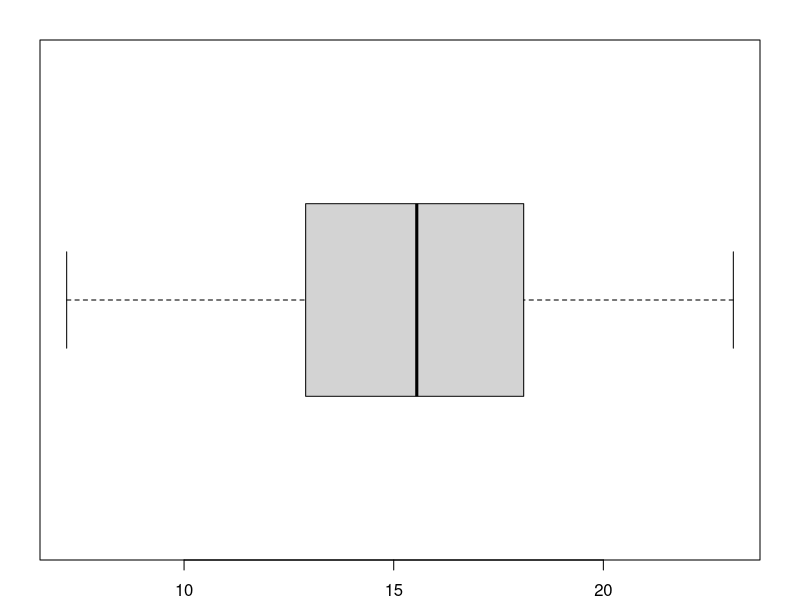

Write the R code that produced this figure.
## ---- chunk 1
knitr::opts_chunk$set(echo = TRUE)
## ---- chunk 2
library(MASS)
survey <- survey
newsurvey <- unique(survey)
newsurvey <- na.omit(survey)
## ---- chunk 3
gender = table(newsurvey$Sex)
gender
## ---- chunk 4
old=options(digits = 2)
sex_freq = table(newsurvey$Sex)
samplesize = nrow(newsurvey)
sex_relfreq = sex_freq/samplesize
cbind(sex_relfreq)
## ---- chunk 5
right_handers = newsurvey[newsurvey$W.Hnd=="Right",]
right_handers <- table(right_handers$Sex)
cbind(right_handers)
## ---- chunk 6
library(dplyr)
df1 <- newsurvey %>%
  filter(Sex=="Male", W.Hnd == "Left")

df2 <- newsurvey %>%
  filter(Sex=="Male", W.Hnd == "Left", Smoke=="Never")
a = nrow(df1)
b = nrow(df2)
print(paste("Male left handers = ", a))
print(paste("Male left handers who never smokes = ", b))
print(paste("The percentage of male left handers never smokes = ", (b/a)*100))
## ---- chunk 7
age=newsurvey$Age
range(age)
## ---- chunk 8
breaks=seq(10,80,by=10)
breaks
## ---- chunk 9
sub_intervals = cut(newsurvey$Age, breaks, right=FALSE)
sub_intervals <- table(sub_intervals)
cbind(sub_intervals)
## ---- chunk 10
print(paste("Max = ", max(sub_intervals)))
print("Interval:")
which.max(sub_intervals)
## ---- chunk 11
mean_age <- mean(newsurvey$Age)
print(paste("Mean = ", mean_age))
var_age <- var(newsurvey$Age)
print(paste("Variance = ", var_age))
sd_age <- sd(newsurvey$Age)
print(paste("Standard deviation = ", sd_age))
## ---- chunk 12
hnd_span <- newsurvey%>%
  group_by(Exer)%>%
  summarise(max = max(Wr.Hnd))
hnd_span
print("The category of students which has max writing hand-span:")
newsurvey[which.max(newsurvey$Wr.Hnd),]$Exer
## ---- chunk 13
covariance = cov(newsurvey$Age,newsurvey$Wr.Hnd)
correlation = cor(newsurvey$Age,newsurvey$Wr.Hnd)
print(paste("covariance = ", covariance))
print(paste("correlation = ", correlation))
## ---- chunk 14
percentile_age=quantile(newsurvey$Age, c(.20,.50,.70))
percentile_age
## ---- chunk 15
crabs <- crabs
crabs
## ---- chunk 16
# The percentile values 
percentile_FL=quantile(crabs$FL, c(.25,.50,.75))
print(paste("25%: ", percentile_FL[1]))
print(paste("50%: ", percentile_FL[2]))
print(paste("75%: ", percentile_FL[3]))

# The boxplot
par(mar=c(2,2,2,2))
boxplot(crabs$FL,horizontal=TRUE)
## ---- chunk 17
# Before we display the distibution for sub-intervals we need to make an interval of 10 across the range of values.
# 1) Range:
print("Range: ")
print(paste("Min = ", range(crabs$BD)[1]))
print(paste("Max = ", range(crabs$BD)[2]))

# 2) Create breaks with intervals of 10 units
breaks=seq(1,30,by=2)

# 3) Display the intervals
print("The column containing the subintervals and its corresponding counts")
sub_intervals = cut(crabs$BD, breaks, right=FALSE)
sub_intervals <- table(sub_intervals)
cbind(sub_intervals)

# 4) Which interval has the most number of crabs
print("Maximum number of crabs sub-interval: ")
which.max(sub_intervals)
# Inference: The [13,15) also the 7th interval has the highest number of crabs
## ---- chunk 18
# 1)  
frontal_lobe <- crabs%>%
  group_by(sp)%>%
  summarise(max = max(FL))
frontal_lobe
print(paste("The colour of crabs which has max FL:", crabs[which.max(crabs$FL),]$sp))
# Inference: The orange colour crabs have the highest FL size in general (compared to the blue ones)

# 2) 
covariance = cov(crabs$FL,crabs$BD)
correlation = cor(crabs$FL,crabs$BD)
print(paste("covariance = ", covariance))
print(paste("correlation = ", correlation))

# Inference: There is a strong correlation between the FL and BD of crabs. Hence BD and FL are heavily dependent on one another
